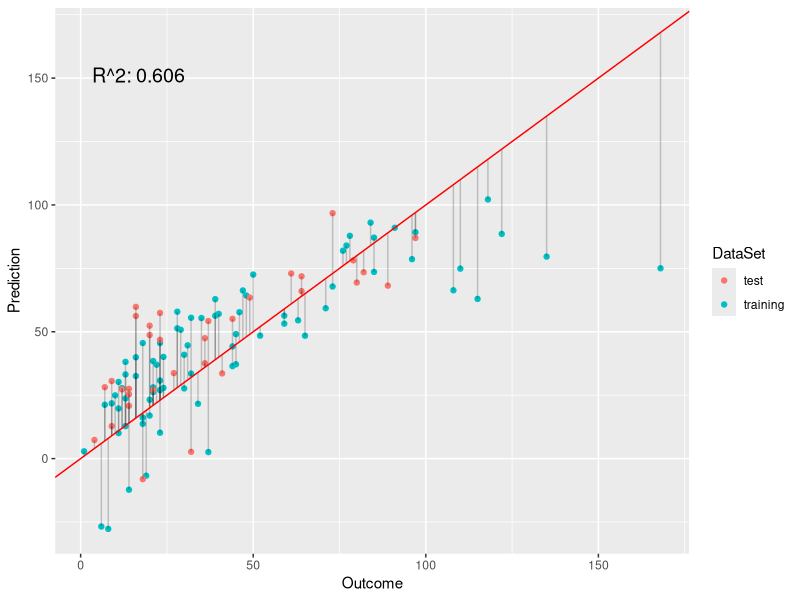
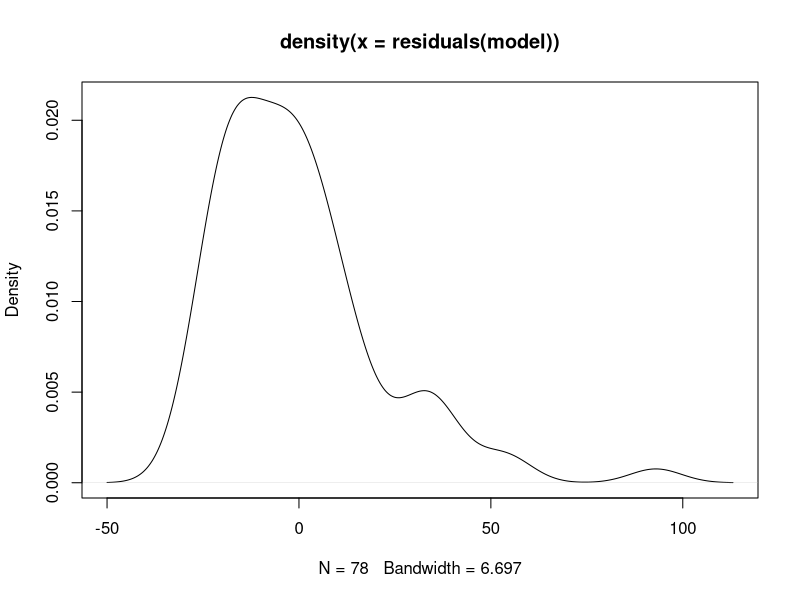
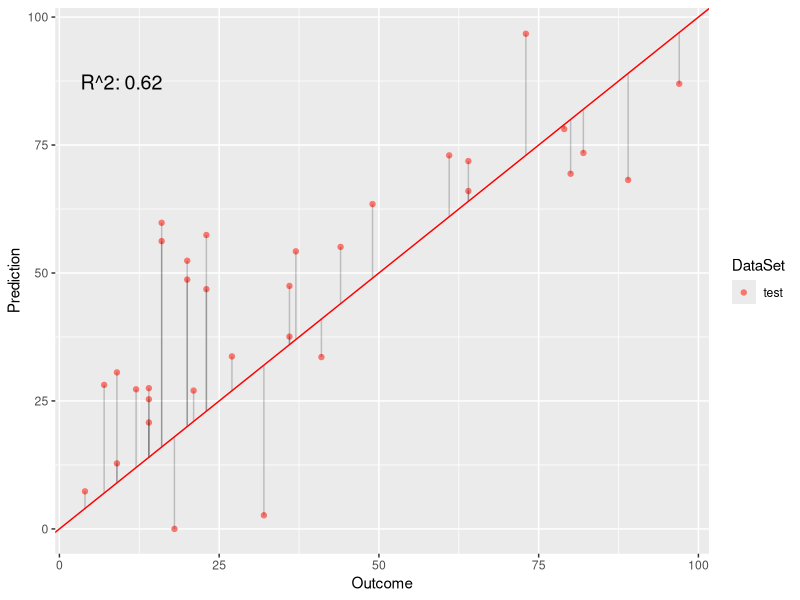
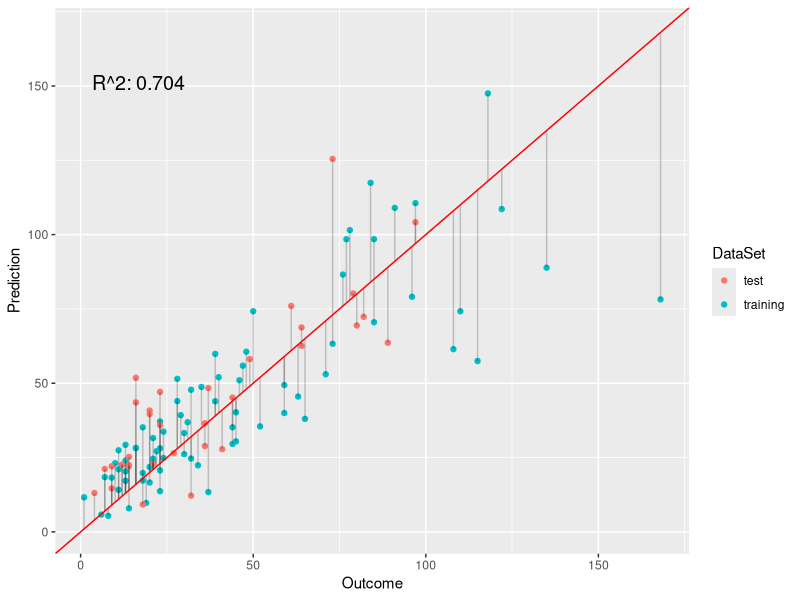
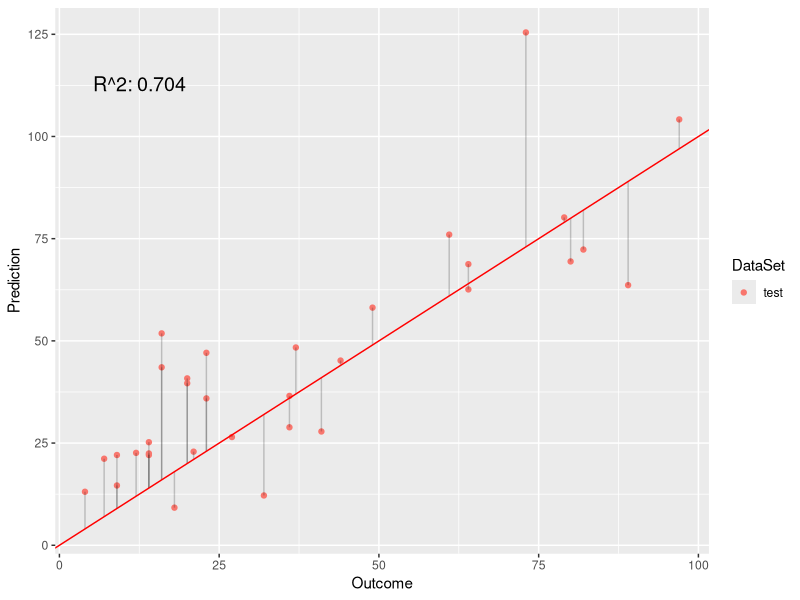
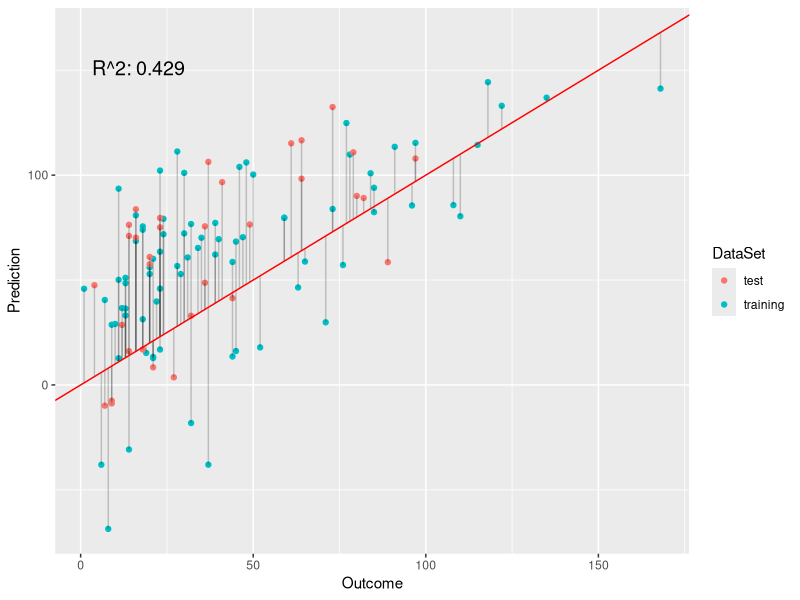
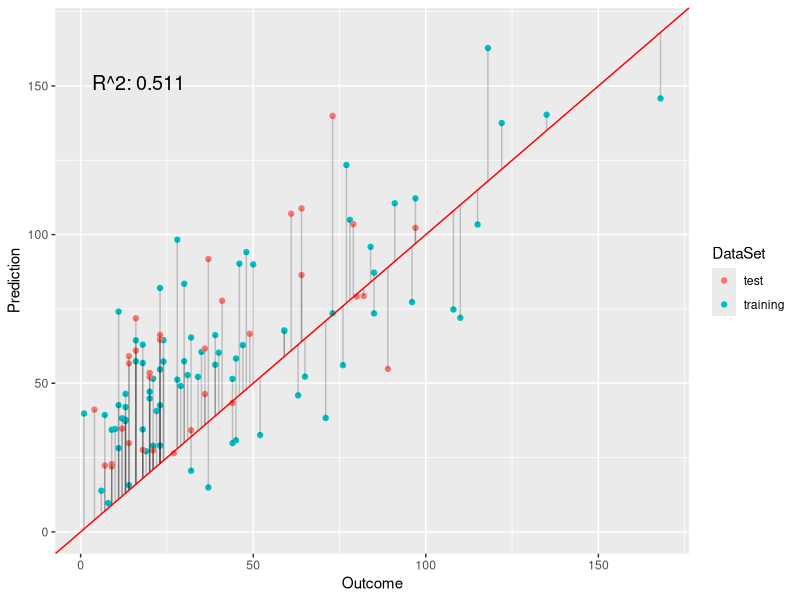

The R script that drew these images, in order: (Note: this script raises an error after producing the figures.)
## ---- chunk 1
data(airquality)
ozone <- subset(na.omit(airquality), 
        select = c("Ozone", "Solar.R", "Wind", "Temp"))
set.seed(123)
N.train <- ceiling(0.7 * nrow(ozone))
N.test <- nrow(ozone) - N.train
trainset <- sample(seq_len(nrow(ozone)), N.train)
testset <- setdiff(seq_len(nrow(ozone)), trainset)
## ---- chunk 2
transform.residuals <- function(model, residuals = NULL) {
    ## transform residuals according to link functions of GLMs
    if (is.null(residuals)) {
        # training residuals:
        residuals <- residuals(model)
        # adjust value when residuals are weighted
        residuals <- residuals * sqrt(weights(model))
    }
    return(family(model)$linkfun(residuals))
}
plot.linear.model <- function(model, test.preds = NULL, test.labels = NULL, 
                            test.only = FALSE, show.raw.residuals = FALSE) {
    # ensure that model is interpreted as a GLM
    pred <- model$fitted.values
    obs <- model$model[,1]
    if (test.only) {
        # plot only the results for the test set
        plot.df <- NULL
        plot.res.df <- NULL
    } else {
        plot.df <- data.frame("Prediction" = pred, "Outcome" = obs, 
                                "DataSet" = "training")
        model.residuals <- obs - pred
        if (show.raw.residuals ) {
            model.residuals <- residuals(model)
        }
        plot.res.df <- data.frame("x" = obs, "y" = pred, 
                        "x1" = obs, "y2" = pred + model.residuals,
                        "DataSet" = "training")
    }
    r.squared <- NULL
    if (!is.null(test.preds) && !is.null(test.labels)) {
        # store predicted points: 
        test.df <- data.frame("Prediction" = test.preds, 
                            "Outcome" = test.labels, "DataSet" = "test")
        # store residuals for predictions on the test data
        test.residuals <- test.labels - test.preds
        if (show.raw.residuals) {
           test.residuals <- transform.residuals(model, test.residuals) 
        }
        test.res.df <- data.frame("x" = test.labels, "y" = test.preds,
                        "x1" = test.labels, "y2" = test.preds + test.residuals,
                         "DataSet" = "test")
        # append to existing data
        plot.df <- rbind(plot.df, test.df)
        plot.res.df <- rbind(plot.res.df, test.res.df)
        # annotate model with R^2 value
        r.squared <- round(cor(test.preds, test.labels)^2, 3)
    }
    #######
    library(ggplot2)
    p <- ggplot() + 
        # plot training samples
        geom_point(data = plot.df, 
            aes(x = Outcome, y = Prediction, color = DataSet)) +
        # plot residuals
        geom_segment(data = plot.res.df, alpha = 0.2,
            aes(x = x, y = y, xend = x1, yend = y2, group = DataSet)) +
        # plot optimal regressor
        geom_abline(color = "red", slope = 1)
    if (!is.null(r.squared)) {
        # plot r squared of predictions
        max.val <- max(plot.df$Outcome, plot.df$Prediction)
        x.pos <- 0.1 * max.val
        y.pos <- 0.9 * max.val
        label <- paste0("R^2: ", r.squared)
        p <- p + annotate("text", x = x.pos, y = y.pos, label = label, size = 5)
    }
    return(p)
}
## ---- chunk 3
# fit linear model
model <- lm(Ozone ~ Solar.R + Temp + Wind, ozone, trainset)
# get confidence intervals
confint(model)
## ---- chunk 4
test.preds <- predict(model, newdata = ozone[testset,])
test.labels <- ozone$Ozone[testset]
# create a plot to compare fit for training vs test points
p.OLS <- plot.linear.model(model, test.preds, test.labels)
p.OLS
## ---- chunk 5
# density of the residuals: should be normal for least-squares
plot(density(residuals(model)))
## ---- chunk 6
# cutoff at 95% quantile
ozone.cut <- quantile(ozone$Ozone, 0.95)
idx <- which(ozone$Ozone >= ozone.cut)
# compare observations with high ozone with whole data set
summary(ozone[idx,])
summary(ozone)
## ---- chunk 7
# cutoff at 5% quantile
ozone.cut <- quantile(ozone$Ozone, 0.05)
idx <- which(ozone$Ozone <= ozone.cut)
# compare observations with low ozone with whole data set
summary(ozone[idx,])
summary(ozone)
## ---- chunk 8
coefficients(model)
## ---- chunk 9
predict.nonnegative <- function(model, newdata) {
   preds <- predict(model, newdata = newdata) 
   # correct for negative predictions
   preds[preds < 0] <- 0
   return(preds)
}
## ---- chunk 10
nonnegative.preds <- predict.nonnegative(model, ozone[testset,])
# plot only the test predictions to verify the results
plot.linear.model(model, nonnegative.preds, ozone$Ozone[testset], test.only = TRUE)
## ---- chunk 11
pois.model <- glm(Ozone ~ Solar.R + Temp + Wind, family = "poisson",data = ozone[trainset, ])
# need to set type to 'response' to get exponentiated predictions 
pois.preds <- predict(pois.model, newdata = ozone[testset,], type = "response") 
plot.linear.model(pois.model, pois.preds, ozone$Ozone[testset])
## ---- chunk 12
# mean and variance should be the same for Poisson distribution
mean(ozone$Ozone)
var(ozone$Ozone)

## ---- chunk 13
log.model <- lm(log(Ozone) ~ Solar.R + Temp + Wind, ozone, trainset)
log.preds <- predict(pois.model, newdata = ozone[testset,], type = "response") 
plot.linear.model(log.model, log.preds, ozone$Ozone[testset], test.only = TRUE)
## ---- chunk 14
get.weights <- function(ozone) {
    z.scores <- (ozone$Ozone - mean(ozone$Ozone)) / sd(ozone$Ozone)
    weights <- exp(z.scores)
    weights <- weights / mean(weights) # normalize to mean 1
    return(weights)
}
weights <- get.weights(ozone)
weight.model <- lm(Ozone ~ Solar.R + Temp + Wind, ozone, trainset, weights = weights)
weight.preds <- predict(weight.model, newdata = ozone[testset,], type = "response")
plot.linear.model(weight.model, weight.preds, ozone$Ozone[testset])
## ---- chunk 15
w.pois.model <- glm(Ozone ~ Solar.R + Temp + Wind, ozone, trainset, 
                    weights = weights, family = "poisson")
w.pois.preds <- predict(w.pois.model, newdata = ozone[testset,], type = "response") 
p.w.pois <- plot.linear.model(w.pois.model, w.pois.preds, ozone$Ozone[testset])
p.w.pois
## ---- chunk 16
coefficients(w.pois.model)
## ---- chunk 17
data(airquality)
# store old ozone data set
ozone.old <- ozone
# remove time-specific features
ozone <- subset(airquality, select = c("Ozone", "Solar.R", "Wind", "Temp"))
# select observations with missing values
na.idx <- as.numeric(which(apply(is.na(ozone),1, any)))
na.df <- ozone[na.idx, ]
# ratio of missing values
ratio.missing <- length(na.idx) / nrow(ozone)
print(paste0(round(ratio.missing * 100, 3), "%"))
# which features are missing most often?
nbr.missing <- apply(ozone, 2, function(x) length(which(is.na(x))))
print(nbr.missing)
# multiple features missing in one observation?
nbr.missing <- apply(ozone, 1, function(x) length(which(is.na(x))))
table(nbr.missing)
## ---- chunk 18
## ensure that same observations are used for testing again:
# adjust training/test indices for the new data set
old.trainset <- trainset
trainset <- match(rownames(ozone.old)[old.trainset], rownames(ozone))
# add NA observations to training data set
trainset <- c(trainset, na.idx)
testset <- setdiff(seq_len(nrow(ozone)), trainset)
## ---- chunk 19
# use Hmisc for imputing missing values
library(Hmisc)
# use aregImpute for multiple imputation
imputed <- aregImpute(Ozone ~ Solar.R + Temp + Wind, ozone, pr = FALSE)
# list.out: return a list; imputation: arbitrarily use the first imputation
imputed.data <- as.data.frame(impute.transcan(imputed, data = ozone,
                imputation = 1, list.out = TRUE,  pr = FALSE))
# inspect imputed observations with respect to the outcome 
summary(as.numeric(imputed.data$Ozone))
## ---- chunk 20
# compute new weights
weights <- get.weights(imputed.data)
# use imputations from all iterations rather than an arbitrary iteration:
fmi <- fit.mult.impute(Ozone ~ Solar.R + Temp + Wind,
        fitter=glm, xtrans = imputed, family = "poisson", 
        data = ozone, subset = trainset, pr = FALSE) #, weights = weights)
        # weights arguments (weights = weights) not used due to error:
        # "..2 used in an incorrect context, no ... to look in"
fmi.preds <- predict.glm(fmi, newdata = ozone[testset,], type = "response") 
plot.linear.model(fmi, fmi.preds, ozone$Ozone[testset])
## ---- chunk 21
w.pois.model <- glm(Ozone ~ Solar.R + Temp + Wind, imputed.data, trainset, 
                    weights = weights, family = "poisson")
w.pois.preds <- predict(w.pois.model, newdata = imputed.data[testset,], type = "response") 
plot.linear.model(w.pois.model, w.pois.preds, imputed.data$Ozone[testset])
## ---- chunk 22
# does the new model predict significantly different values?
wilcox.test(test.preds, w.pois.preds, paired = TRUE)
## ---- chunk 23
library(gridExtra) # for grid.arrange
library(grid) # for textGrob function
grid.arrange(p.OLS, p.w.pois, nrow = 1, top=textGrob("Ordinary least squares vs weighted Poisson regression",gp=gpar(fontsize=20,font=3)))
## ---- chunk 24
library(MASS)
model.nb <- glm.nb(Ozone ~ Solar.R + Temp + Wind, data = ozone, subset = trainset, weights = weights)
preds.nb <- predict(model.nb, newdata = ozone[testset,], type = "response")
plot.linear.model(model.nb, preds.nb, test.labels)
